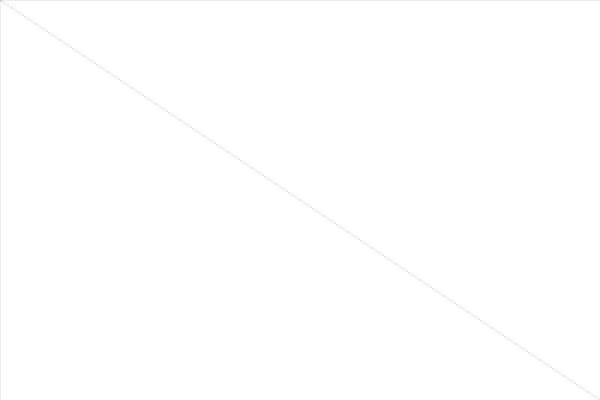
Frame 1 (no input)
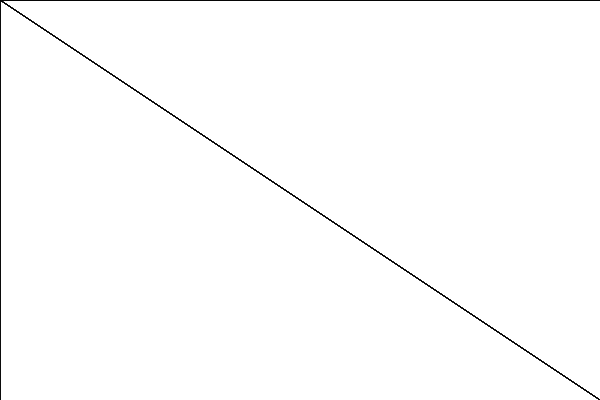
Frame 60 (no input)
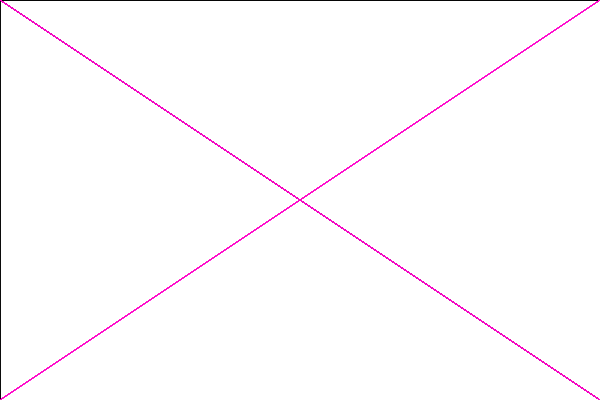
Frame 120 (the mouse pressed at the canvas centre since frame 60)

The p5.js sketch that drew these frames (run headless with seeded random() and noise() and a simulated clock; from frame 60 on, the mouse is pressed at the canvas centre):

// p5.js sketch
// ── sketch.js
function setup() {
  createCanvas(600, 400);
 
}

function draw() {

  stroke(mouseX,10,mouseY, 40);
  line(0,0,mouseX,mouseY);
   line(600,400,mouseX,mouseY);
  line(600,0,mouseX,mouseY);
   line(0,400,mouseX,mouseY);
}
